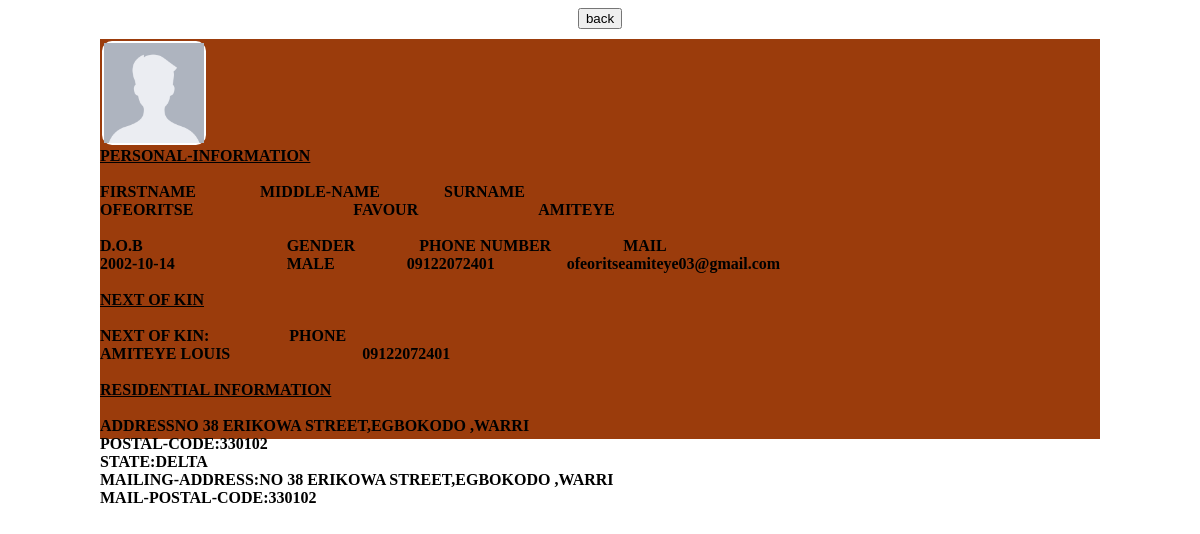
Screenshot of /search_result.php?data=OFEORITSE with the database file from the repository.
### tables this page shows
CREATE TABLE `registration` (
  `id` varchar(10) NOT NULL,
  `registration-date` date NOT NULL,
  `firstname` varchar(20) NOT NULL,
  `middlename` varchar(20) NOT NULL,
  `surname` varchar(20) NOT NULL,
  `d.o.b` date NOT NULL,
  `age` varchar(3) NOT NULL,
  `gender` varchar(10) NOT NULL,
  `marital` varchar(11) NOT NULL,
  `occupation` varchar(20) NOT NULL,
  `nationality` varchar(20) NOT NULL,
  `phone.no` varchar(11) NOT NULL,
  `mail` varchar(30) NOT NULL,
  `next of kin` varchar(20) NOT NULL,
  `phone` varchar(11) NOT NULL,
  `address` varchar(100) NOT NULL,
  `postal.code` varchar(10) NOT NULL,
  `state` varchar(11) NOT NULL,
  `m.address` varchar(100) NOT NULL,
  `m.postal.code` varchar(10) NOT NULL,
  `m.state` varchar(11) NOT NULL,
  `payment` varchar(20) NOT NULL
);

### search_result.php (the view, shortened to what this page needs)
<?php
include "db_conn.php";
?>
<!DOCTYPE html>
<html lang="en">
<head>
    <link rel="stylesheet" href="style4.css">
</head>
<body>
<a href="search.php"> <button>back</button> </a><br>
<div class="wrapper">
<div class="cont">
<?php
$data=$_GET['data'];
$sql = "SELECT * FROM `registration` WHERE firstname='$data'";
$result = mysqli_query($conn,$sql);
if($result)
{
    $row=mysqli_fetch_assoc($result);
    echo '<div class="pic"><img src="male profile.png" alt="example"> </div> <br>';
    echo '<b><u>PERSONAL-INFORMATION</u>';
    echo '<br><br><b>FIRSTNAME';
    echo str_repeat('&nbsp;',16).'MIDDLE-NAME';
    echo str_repeat('&nbsp;',16).'SURNAME';
    echo '<br>'.$row['firstname'];
    echo  str_repeat('&nbsp;',40).$row['middlename'];
    echo str_repeat('&nbsp;',30).$row['surname'];
    echo '<br><br>D.O.B';
    echo str_repeat('&nbsp;',36).'GENDER';
    echo str_repeat('&nbsp;',16).'PHONE NUMBER';
    echo  str_repeat('&nbsp;',18).'MAIL';
    echo '<br>'.$row['d.o.b'];
    echo  str_repeat('&nbsp;',28).$row['gender'];
    echo  str_repeat('&nbsp;',18).$row['phone.no'];
    echo  str_repeat('&nbsp;',18).$row['mail'];
    echo '<br><br><b><u>NEXT OF KIN</u>';
    echo '<br><br>'.'NEXT OF KIN:';
    echo str_repeat('&nbsp;',20).'PHONE';
    echo '<br>'.$row['next of kin'];
    echo str_repeat('&nbsp;',33).$row['phone'];
    echo '<br><br><b><u>RESIDENTIAL INFORMATION</u>';
    echo '<br><br>ADDRESS'.$row['address'].'';
    echo '<br>POSTAL-CODE:'.$row['postal.code'].'';
    echo '<br>STATE:'.$row['state'].'';
    echo '<br>MAILING-ADDRESS:'.$row['m.address'].'';
    echo '<br>MAIL-POSTAL-CODE:'.$row['m.postal.code'].'';
    echo '<br><STATE:'.$row['m.state'].'';
}
?>
</div>
</body>
</html>

### style4.css (style rules this page uses)
body { text-align: center; }
img { width: 100%; height: 100%; }
.pic { text-align: left; border: 2px solid white; height: 100px; width: 100px; margin: 2px; border-radius: 10px; display: inline-block; }
.wrapper { display: inline-block; }
.cont { text-align: left; height: 400px; width: 1000px; background-color: rgb(155, 60, 12); margin: 10px; }

### rows the page displays
registration: firstname "OFEORITSE", middlename "FAVOUR", surname "AMITEYE", o "2002-10-14", gender "MALE", no "09122072401", mail "ofeoritseamiteye03@gmail.com", next of kin "AMITEYE LOUIS", phone "09122072401", address "NO 38 ERIKOWA STREET,EGBOKODO ,WARRI", code "330102", state "DELTA", postal "330102"
